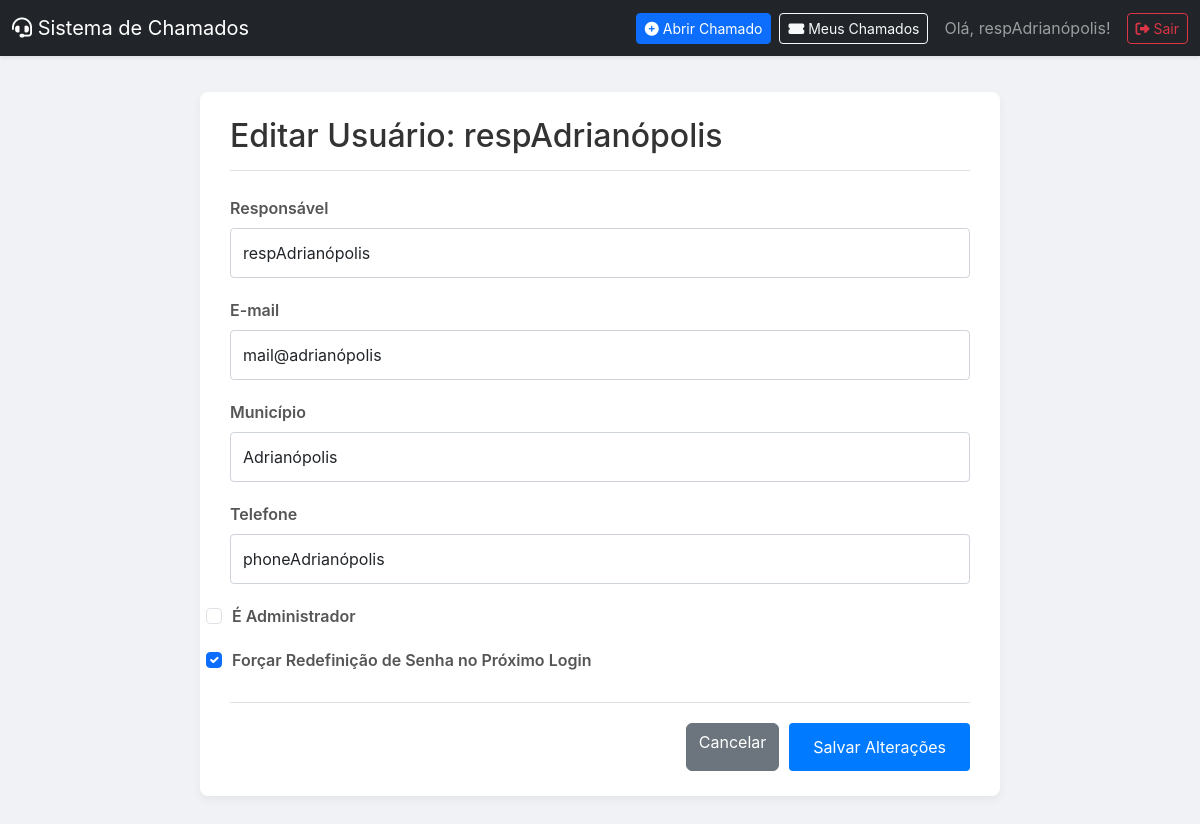
Screenshot of /admin/edit_user/402 (signed in) with the database file from the repository.
### tables this page shows
CREATE TABLE users (
        id INTEGER PRIMARY KEY AUTOINCREMENT, email TEXT UNIQUE NOT NULL, password TEXT NOT NULL,
        municipio TEXT NOT NULL, responsavel TEXT NOT NULL, telefone TEXT NOT NULL,
        must_reset_password BOOLEAN DEFAULT 1, is_admin BOOLEAN DEFAULT 0
    );

### app.py (the view, shortened to what this page needs)
@app.route('/admin/edit_user/<int:user_id>', methods=['GET', 'POST'])
@login_required
@admin_required
def edit_user(user_id):
    db = get_db()
    user_to_edit = db.execute('SELECT * FROM users WHERE id = ?', (user_id,)).fetchone()
    db.close()
    if user_to_edit is None:
        flash('Usuário não encontrado.', 'danger')
        return redirect(url_for('admin_index'))
    return render_template('edit_user.html', user=user_to_edit)

### app.py (called while the page is built)
def get_db():
    db = sqlite3.connect(DATABASE)
    db.row_factory = sqlite3.Row
    return db

def login_required(f):
    @wraps(f)
    def decorated_function(*args, **kwargs):
        if 'user_id' not in session:
            flash('Por favor, faça login para acessar esta página.', 'warning')
            return redirect(url_for('login'))
        return f(*args, **kwargs)
    return decorated_function

def admin_required(f):
    @wraps(f)
    def decorated_function(*args, **kwargs):
        if not g.user or not g.user['is_admin']:
            flash('Acesso negado. Esta área é restrita para administradores.', 'danger')
            return redirect(url_for('index'))
        return f(*args, **kwargs)
    return decorated_function

@app.before_request
def load_logged_in_user():
    user_id = session.get('user_id')
    if user_id is None:
        g.user = None
    else:
        db = get_db()
        g.user = db.execute('SELECT * FROM users WHERE id = ?', (user_id,)).fetchone()
        db.close()

@app.context_processor
def inject_user():
    return dict(user=g.user)

### templates/edit_user.html (shortened to what this page needs)
{% extends "layout.html" %}
{% block content %}
<div class="content-container">
    <div class="page-header">
        <h2 class="mb-0">Editar Usuário: {{ user.responsavel }}</h2>
    </div>
    <form action="{{ url_for('edit_user', user_id=user.id) }}" method="post" class="mt-4">
        <div class="form-group">
            <label for="responsavel">Responsável</label>
            <input type="text" id="responsavel" name="responsavel" class="form-control" value="{{ user.responsavel }}" required>
        </div>
        <div class="form-group">
            <label for="email">E-mail</label>
            <input type="email" id="email" name="email" class="form-control" value="{{ user.email }}" required>
        </div>
        <div class="form-group">
            <label for="municipio">Município</label>
            <input type="text" id="municipio" name="municipio" class="form-control" value="{{ user.municipio }}" required>
        </div>
        <div class="form-group">
            <label for="telefone">Telefone</label>
            <input type="text" id="telefone" name="telefone" class="form-control" value="{{ user.telefone }}" required>
        </div>
        <div class="form-group">
            <div class="form-check">
                <input type="checkbox" name="is_admin" class="form-check-input" id="isAdminCheck" {% if user.is_admin %}checked{% endif %}>
                <label class="form-check-label" for="isAdminCheck">É Administrador</label>
            </div>
        </div>
        <div class="form-group">
            <div class="form-check">
                <input type="checkbox" name="must_reset_password" class="form-check-input" id="resetPasswordCheck" {% if user.must_reset_password %}checked{% endif %}>
                <label class="form-check-label" for="resetPasswordCheck">Forçar Redefinição de Senha no Próximo Login</label>
            </div>
        </div>
        <div class="form-actions">
            <a href="{{ url_for('admin_index') }}" class="btn btn-secondary">Cancelar</a>
            <button type="submit" class="btn btn-primary">Salvar Alterações</button>
        </div>
    </form>
</div>
{% endblock %}

### templates/layout.html (shortened to what this page needs)
<!doctype html>
<html lang="pt-BR">
<head>
    <link href="https://cdn.jsdelivr.net/npm/bootstrap@5.3.0/dist/css/bootstrap.min.css" rel="stylesheet">
    <link rel="stylesheet" href="https://cdnjs.cloudflare.com/ajax/libs/font-awesome/6.4.0/css/all.min.css">
    <link rel="stylesheet" href="{{ url_for('static', filename='css/style.css') }}">
</head>
<body>
<nav class="navbar navbar-expand-lg navbar-dark bg-dark shadow-sm">
    <div class="container-fluid">
        <a class="navbar-brand" href="{{ url_for('index') }}">
            <i class="fas fa-headset"></i>
            Sistema de Chamados
        </a>
        <div class="collapse navbar-collapse" id="navbarNav">
            <ul class="navbar-nav ms-auto align-items-center">
                {% if user %}
                    <li class="nav-item me-2">
                        {% if user.is_admin %}
                            <a class="btn btn-primary btn-sm" href="{{ url_for('abrir_chamado_admin') }}">
                                <i class="fas fa-plus-circle me-1"></i>Abrir Chamado
                            </a>
                        {% else %}
                            <a class="btn btn-primary btn-sm" href="{{ url_for('abrir_chamado') }}">
                                <i class="fas fa-plus-circle me-1"></i>Abrir Chamado
                            </a>
                        {% endif %}
                    </li>
                    <li class="nav-item me-3">
                        <a class="btn btn-outline-light btn-sm" href="{{ url_for('meus_chamados') }}">
                            <i class="fas fa-ticket-alt me-1"></i>Meus Chamados
                        </a>
                    </li>
                    <li class="nav-item">
                        <span class="navbar-text me-3">
                            Olá, {{ user.responsavel.split()[0] }}!
                        </span>
                    </li>
                    <li class="nav-item">
                        <a href="{{ url_for('logout') }}" class="btn btn-outline-danger btn-sm">
                            <i class="fas fa-sign-out-alt"></i> Sair
                        </a>
                    </li>
                {% else %}
                    <li class="nav-item">
                         <a href="{{ url_for('login') }}" class="btn btn-outline-success btn-sm">
                            <i class="fas fa-sign-in-alt"></i> Entrar
                        </a>
                    </li>
                {% endif %}
            </ul>
        </div>
    </div>
</nav>
<main class="container-fluid">
    <div class="main-content">
        {% block content %}{% endblock %}
    </div>
</main>
</body>
</html>

### static/css/style.css (style rules this page uses)
body { font-family: -apple-system, BlinkMacSystemFont, "Segoe UI", Roboto, "Helvetica Neue", Arial, sans-serif; margin: 0; background-color: #f8f9fa; color: #333; }
h1, h2, h3 { margin-top: 0.5em; margin-bottom: 0.75em; }
.main-content { flex-grow: 1; padding: 1em; overflow-x: auto; }
.form-group { margin-bottom: 1em; }
label { display: block; margin-bottom: 0.5em; font-weight: bold; }
input[type="text"], input[type="email"], input[type="tel"], input[type="password"], select, textarea { width: 100%; padding: 0.75em; border: 1px solid #ced4da; border-radius: 4px; box-sizing: border-box; }
button[type="submit"] { background-color: #007bff; color: white; border: none; padding: 0.75em 1.5em; border-radius: 4px; cursor: pointer; font-size: 1em; transition: background-color 0.2s; }

### templates/layout.html (style rules this page uses)
body { background-color: #f0f2f5; }
.main-content { padding-top: 1rem; padding-bottom: 1rem; }

### templates/edit_user.html (style rules this page uses)
.content-container { max-width: 800px; margin: 20px auto; padding: 25px 30px; background-color: #ffffff; border-radius: 8px; box-shadow: 0 4px 10px rgba(0,0,0,0.05); }
.page-header { border-bottom: 1px solid #dee2e6; padding-bottom: 15px; margin-bottom: 25px; }
.page-header h2 { margin: 0; color: #333; }
.form-group { margin-bottom: 1.25rem; }
.form-group label { display: block; font-weight: 600; color: #555; margin-bottom: 0.5rem; }
.form-control { width: 100%; padding: 10px; border: 1px solid #ccc; border-radius: 4px; font-size: 1rem; }
.form-check { padding-left: 0; }
.form-check-input { margin-right: 10px; }
.form-check-label { font-weight: normal; }
.form-actions { display: flex; justify-content: flex-end; gap: 10px; margin-top: 30px; padding-top: 20px; border-top: 1px solid #dee2e6; }

### rows the page displays
users: responsavel "respAdrianópolis", email "mail@adrianópolis", municipio "Adrianópolis", telefone "phoneAdrianópolis", must_reset_password "☑"
